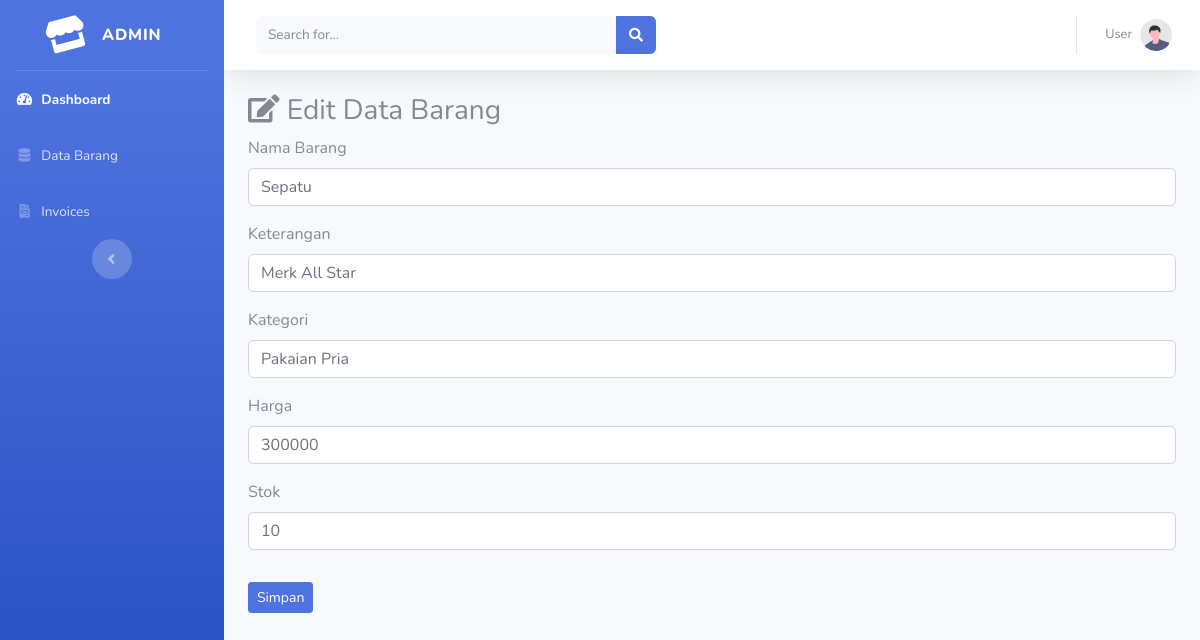
The page /index.php/admin/data_barang/edit/1 on the database its author committed.
### tables this page shows
CREATE TABLE `tb_barang` (
  `id_brg` int(11) NOT NULL,
  `nama_brg` varchar(120) NOT NULL,
  `keterangan` varchar(225) NOT NULL,
  `kategori` varchar(60) NOT NULL,
  `harga` int(11) NOT NULL,
  `stok` int(4) NOT NULL,
  `gambar` text NOT NULL,
  PRIMARY KEY (id_brg)
);

### application/controllers/admin/data_barang.php (called while the page is built, shortened)
<?php
class Data_barang extends CI_Controller
{
    public function edit($id){
        $where = array('id_brg' => $id);
        $data['barang'] = $this->model_barang->edit_data($where, 'tb_barang')->result();
        $this->load->view('templates_admin/header');
        $this->load->view('templates_admin/sidebar');
        $this->load->view('admin/edit_barang', $data);
        $this->load->view('templates_admin/footer');
    }
}

### index.php (called while the page is built, shortened)
<?php
require_once BASEPATH.'core/CodeIgniter.php';

### application/models/model_barang.php (called while the page is built, shortened)
<?php
class Model_barang extends CI_Model
{
    public function edit_data($where, $table)
    {
        return $this->db->get_where($table, $where);
    }
}

### application/views/admin/edit_barang.php (the view, shortened to what this page needs)
<div class="container-fluid">
    <h3><i class="fas fa-edit"></i> Edit Data Barang</h3>
    <?php foreach($barang as $brg) : ?>
    <form method="post" action="<?php echo base_url().'admin/data_barang/update' ?>">
        <div class="form-group">
            <label>Nama Barang</label>
            <input type="text" name="nama_brg" class="form-control" value="<?php echo $brg->nama_brg ?>">
        </div>
        <div class="form-group">
            <label>Keterangan</label>
            <input type="text" name="keterangan" class="form-control" value="<?php echo $brg->keterangan ?>">
        </div>
        <div class="form-group">
            <label>Kategori</label>
            <input type="text" name="kategori" class="form-control" value="<?php echo $brg->kategori ?>">
        </div>
        <div class="form-group">
            <label>Harga</label>
            <input type="text" name="harga" class="form-control" value="<?php echo $brg->harga ?>">
        </div>
        <div class="form-group">
            <label>Stok</label>
            <input type="text" name="stok" class="form-control" value="<?php echo $brg->stok ?>">
        </div>
        <button type="submit" class="btn btn-primary btn-sm mt-3">Simpan</button>
    </form>
    <?php endforeach; ?>

### rows shown on the page
tb_barang: nama_brg "Sepatu", keterangan "Merk All Star", kategori "Pakaian Pria", harga "300000", stok "10"
